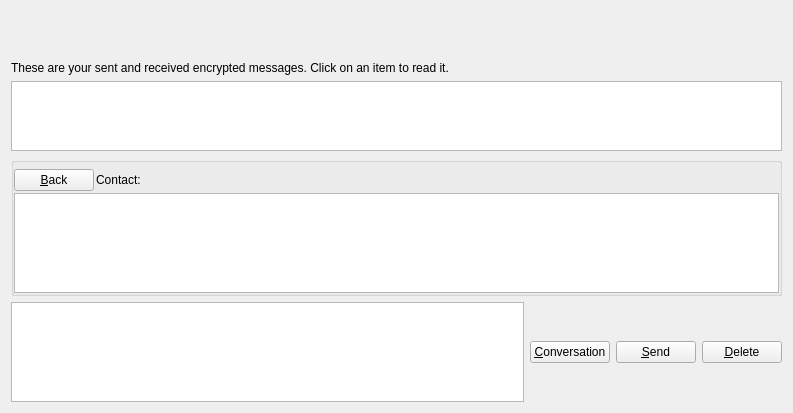
<?xml version="1.0" encoding="UTF-8"?>
<ui version="4.0">
 <class>MessagePage</class>
 <widget class="QWidget" name="MessagePage">
  <property name="geometry">
   <rect>
    <x>0</x>
    <y>0</y>
    <width>793</width>
    <height>413</height>
   </rect>
  </property>
  <property name="windowTitle">
   <string>Address Book</string>
  </property>
  <layout class="QVBoxLayout" name="verticalLayout_2">
   <item>
    <spacer name="verticalSpacer">
     <property name="orientation">
      <enum>Qt::Vertical</enum>
     </property>
     <property name="sizeType">
      <enum>QSizePolicy::Minimum</enum>
     </property>
     <property name="sizeHint" stdset="0">
      <size>
       <width>20</width>
       <height>50</height>
      </size>
     </property>
    </spacer>
   </item>
   <item>
    <widget class="QLabel" name="labelExplanation">
     <property name="text">
      <string>These are your sent and received encrypted messages. Click on an item to read it.</string>
     </property>
     <property name="textFormat">
      <enum>Qt::PlainText</enum>
     </property>
     <property name="wordWrap">
      <bool>true</bool>
     </property>
    </widget>
   </item>
   <item>
    <widget class="QTableView" name="tableView">
     <property name="contextMenuPolicy">
      <enum>Qt::CustomContextMenu</enum>
     </property>
     <property name="toolTip">
      <string>Click on a message to view it</string>
     </property>
     <property name="tabKeyNavigation">
      <bool>false</bool>
     </property>
     <property name="alternatingRowColors">
      <bool>true</bool>
     </property>
     <property name="selectionMode">
      <enum>QAbstractItemView::SingleSelection</enum>
     </property>
     <property name="selectionBehavior">
      <enum>QAbstractItemView::SelectRows</enum>
     </property>
     <property name="sortingEnabled">
      <bool>true</bool>
     </property>
     <attribute name="verticalHeaderVisible">
      <bool>false</bool>
     </attribute>
    </widget>
   </item>
   <item>
    <layout class="QVBoxLayout" name="verticalLayout">
     <item>
      <widget class="QGroupBox" name="messageDetails">
       <property name="title">
        <string/>
       </property>
       <layout class="QVBoxLayout" name="verticalLayout_4">
        <property name="spacing">
         <number>2</number>
        </property>
        <property name="leftMargin">
         <number>0</number>
        </property>
        <property name="topMargin">
         <number>6</number>
        </property>
        <property name="rightMargin">
         <number>0</number>
        </property>
        <property name="bottomMargin">
         <number>0</number>
        </property>
        <item>
         <layout class="QHBoxLayout" name="horizontalLayout_3">
          <item>
           <widget class="QPushButton" name="backButton">
            <property name="text">
             <string>&amp;Back</string>
            </property>
            <property name="icon">
             <iconset resource="../bitcoin.qrc">
              <normaloff>:/icons/back</normaloff>:/icons/back</iconset>
            </property>
           </widget>
          </item>
          <item>
           <widget class="QLabel" name="labelContact">
            <property name="text">
             <string>Contact:</string>
            </property>
           </widget>
          </item>
          <item>
           <widget class="QLabel" name="contactLabel">
            <property name="text">
             <string/>
            </property>
           </widget>
          </item>
          <item>
           <spacer name="horizontalSpacer_3">
            <property name="orientation">
             <enum>Qt::Horizontal</enum>
            </property>
            <property name="sizeHint" stdset="0">
             <size>
              <width>40</width>
              <height>20</height>
             </size>
            </property>
           </spacer>
          </item>
         </layout>
        </item>
        <item>
         <widget class="QListView" name="listConversation">
          <property name="contextMenuPolicy">
           <enum>Qt::CustomContextMenu</enum>
          </property>
          <property name="editTriggers">
           <set>QAbstractItemView::DoubleClicked|QAbstractItemView::EditKeyPressed</set>
          </property>
         </widget>
        </item>
        <item>
         <layout class="QVBoxLayout" name="verticalLayout_3"/>
        </item>
       </layout>
      </widget>
     </item>
     <item>
      <layout class="QHBoxLayout" name="horizontalLayout">
       <item>
        <widget class="QTextEdit" name="messageEdit">
         <property name="minimumSize">
          <size>
           <width>30</width>
           <height>0</height>
          </size>
         </property>
        </widget>
       </item>
       <item>
        <widget class="QPushButton" name="newButton">
         <property name="text">
          <string>&amp;Conversation</string>
         </property>
         <property name="icon">
          <iconset resource="../bitcoin.qrc">
           <normaloff>:/icons/add</normaloff>:/icons/add</iconset>
         </property>
        </widget>
       </item>
       <item>
        <widget class="QPushButton" name="sendButton">
         <property name="toolTip">
          <string>Send a message to the current conversation</string>
         </property>
         <property name="text">
          <string>&amp;Send</string>
         </property>
         <property name="icon">
          <iconset resource="../bitcoin.qrc">
           <normaloff>:/icons/send</normaloff>:/icons/send</iconset>
         </property>
        </widget>
       </item>
       <item>
        <widget class="QPushButton" name="deleteButton">
         <property name="toolTip">
          <string>Delete the currently selected address from the list</string>
         </property>
         <property name="text">
          <string>&amp;Delete</string>
         </property>
         <property name="icon">
          <iconset resource="../bitcoin.qrc">
           <normaloff>:/icons/remove</normaloff>:/icons/remove</iconset>
         </property>
        </widget>
       </item>
      </layout>
     </item>
    </layout>
   </item>
  </layout>
 </widget>
 <resources>
  <include location="../bitcoin.qrc"/>
 </resources>
 <connections/>
</ui>
